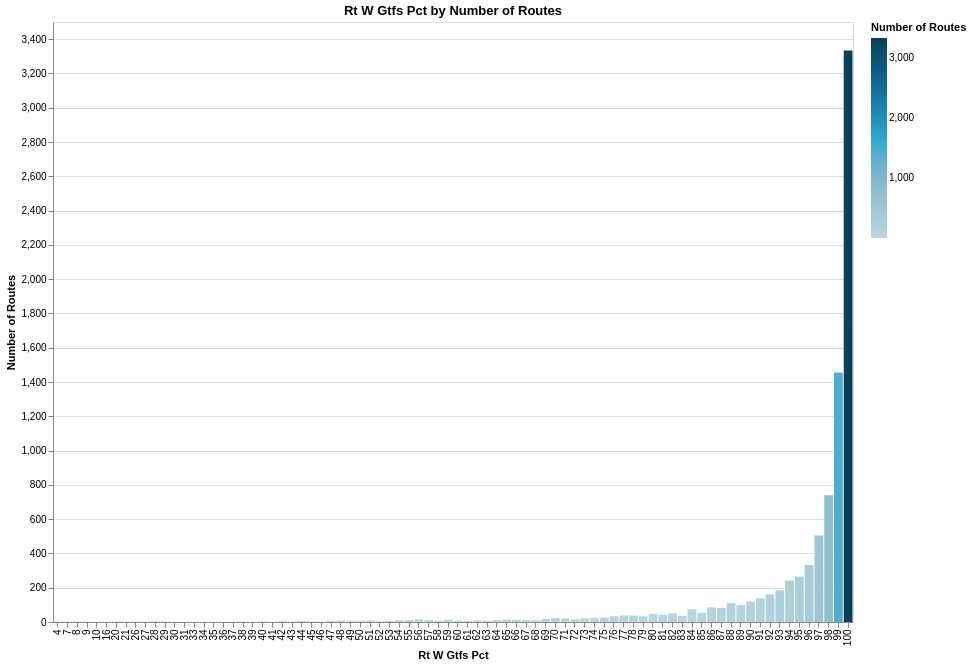

The notebook cell saved with this chart:
### Code cell
aggregate_chart(feb_routes2, "Rt W Gtfs Pct", "Route Id", "Number of Routes")

### Figure 1 — Vega-Lite specification as saved in the notebook (floating-point values rounded to 4 significant figures)
{"config": {"view": {"continuousWidth": 300, "continuousHeight": 300}}, "data": {"name": "data-611b15e8e244d76700b11fdcd9fb20b6"}, "mark": {"type": "bar"}, "encoding": {"color": {"field": "Number of Routes", "legend": {"title": "Number of Routes"}, "scale": {"range": ["#B9D6DF", "#8CBCCB", "#2EA8CE", "#136C97", "#0B405B"]}, "type": "quantitative"}, "x": {"field": "Rt W Gtfs Pct", "sort": "x", "title": "Rt W Gtfs Pct", "type": "ordinal"}, "y": {"field": "Number of Routes", "title": "Number of Routes", "type": "quantitative"}}, "height": 600, "title": "Rt W Gtfs Pct by Number of Routes", "width": 800, "$schema": "https://vega.github.io/schema/vega-lite/v5.14.1.json", "datasets": {"data-611b15e8e244d76700b11fdcd9fb20b6": [{"Rt W Gtfs Pct": 4.0, "Number of Routes": 2}, {"Rt W Gtfs Pct": 7.0, "Number of Routes": 2}, {"Rt W Gtfs Pct": 8.0, "Number of Routes": 2}, {"Rt W Gtfs Pct": 9.0, "Number of Routes": 2}, {"Rt W Gtfs Pct": 10.0, "Number of Routes": 1}, {"Rt W Gtfs Pct": 16.0, "Number of Routes": 1}, {"Rt W Gtfs Pct": 20.0, "Number of Routes": 3}, {"Rt W Gtfs Pct": 21.0, "Number of Routes": 2}, {"Rt W Gtfs Pct": 26.0, "Number of Routes": 2}, {"Rt W Gtfs Pct": 27.0, "Number of Routes": 2}, {"Rt W Gtfs Pct": 28.0, "Number of Routes": 4}, {"Rt W Gtfs Pct": 29.0, "Number of Routes": 2}, {"Rt W Gtfs Pct": 30.0, "Number of Routes": 1}, {"Rt W Gtfs Pct": 31.0, "Number of Routes": 1}, {"Rt W Gtfs Pct": 33.0, "Number of Routes": 1}, {"Rt W Gtfs Pct": 34.0, "Number of Routes": 1}, {"Rt W Gtfs Pct": 35.0, "Number of Routes": 1}, {"Rt W Gtfs Pct": 36.0, "Number of Routes": 1}, {"Rt W Gtfs Pct": 37.0, "Number of Routes": 2}, {"Rt W Gtfs Pct": 38.0, "Number of Routes": 2}, {"Rt W Gtfs Pct": 39.0, "Number of Routes": 1}, {"Rt W Gtfs Pct": 40.0, "Number of Routes": 3}, {"Rt W Gtfs Pct": 41.0, "Number of Routes": 1}, {"Rt W Gtfs Pct": 42.0, "Number of Routes": 4}, {"Rt W Gtfs Pct": 43.0, "Number of Routes": 3}, {"Rt W Gtfs Pct": 44.0, "Number of Routes": 6}, {"Rt W Gtfs Pct": 45.0, "Number of Routes": 3}, {"Rt W Gtfs Pct": 46.0, "Number of Routes": 2}, {"Rt W Gtfs Pct": 47.0, "Number of Routes": 6}, {"Rt W Gtfs Pct": 48.0, "Number of Routes": 8}, {"Rt W Gtfs Pct": 49.0, "Number of Routes": 6}, {"Rt W Gtfs Pct": 50.0, "Number of Routes": 7}, {"Rt W Gtfs Pct": 51.0, "Number of Routes": 9}, {"Rt W Gtfs Pct": 52.0, "Number of Routes": 4}, {"Rt W Gtfs Pct": 53.0, "Number of Routes": 6}, {"Rt W Gtfs Pct": 54.0, "Number of Routes": 10}, {"Rt W Gtfs Pct": 55.0, "Number of Routes": 11}, {"Rt W Gtfs Pct": 56.0, "Number of Routes": 16}, {"Rt W Gtfs Pct": 57.0, "Number of Routes": 11}, {"Rt W Gtfs Pct": 58.0, "Number of Routes": 6}, {"Rt W Gtfs Pct": 59.0, "Number of Routes": 14}, {"Rt W Gtfs Pct": 60.0, "Number of Routes": 7}, {"Rt W Gtfs Pct": 61.0, "Number of Routes": 5}, {"Rt W Gtfs Pct": 62.0, "Number of Routes": 9}, {"Rt W Gtfs Pct": 63.0, "Number of Routes": 6}, {"Rt W Gtfs Pct": 64.0, "Number of Routes": 11}, {"Rt W Gtfs Pct": 65.0, "Number of Routes": 14}, {"Rt W Gtfs Pct": 66.0, "Number of Routes": 13}, {"Rt W Gtfs Pct": 67.0, "Number of Routes": 12}, {"Rt W Gtfs Pct": 68.0, "Number of Routes": 10}, {"Rt W Gtfs Pct": 69.0, "Number of Routes": 18}, {"Rt W Gtfs Pct": 70.0, "Number of Routes": 23}, {"Rt W Gtfs Pct": 71.0, "Number of Routes": 21}, {"Rt W Gtfs Pct": 72.0, "Number of Routes": 16}, {"Rt W Gtfs Pct": 73.0, "Number of Routes": 21}, {"Rt W Gtfs Pct": 74.0, "Number of Routes": 25}, {"Rt W Gtfs Pct": 75.0, "Number of Routes": 26}, {"Rt W Gtfs Pct": 76.0, "Number of Routes": 34}, {"Rt W Gtfs Pct": 77.0, "Number of Routes": 38}, {"Rt W Gtfs Pct": 78.0, "Number of Routes": 37}, {"Rt W Gtfs Pct": 79.0, "Number of Routes": 33}, {"Rt W Gtfs Pct": 80.0, "Number of Routes": 46}, {"Rt W Gtfs Pct": 81.0, "Number of Routes": 42}, {"Rt W Gtfs Pct": 82.0, "Number of Routes": 51}, {"Rt W Gtfs Pct": 83.0, "Number of Routes": 36}, {"Rt W Gtfs Pct": 84.0, "Number of Routes": 74}, {"Rt W Gtfs Pct": 85.0, "Number of Routes": 53}, {"Rt W Gtfs Pct": 86.0, "Number of Routes": 85}, {"Rt W Gtfs Pct": 87.0, "Number of Routes": 81}, {"Rt W Gtfs Pct": 88.0, "Number of Routes": 110}, {"Rt W Gtfs Pct": 89.0, "Number of Routes": 98}, {"Rt W Gtfs Pct": 90.0, "Number of Routes": 119}, {"Rt W Gtfs Pct": 91.0, "Number of Routes": 138}, {"Rt W Gtfs Pct": 92.0, "Number of Routes": 161}, {"Rt W Gtfs Pct": 93.0, "Number of Routes": 185}, {"Rt W Gtfs Pct": 94.0, "Number of Routes": 241}, {"Rt W Gtfs Pct": 95.0, "Number of Routes": 265}, {"Rt W Gtfs Pct": 96.0, "Number of Routes": 332}, {"Rt W Gtfs Pct": 97.0, "Number of Routes": 505}, {"Rt W Gtfs Pct": 98.0, "Number of Routes": 740}, {"Rt W Gtfs Pct": 99.0, "Number of Routes": 1456}, {"Rt W Gtfs Pct": 100.0, "Number of Routes": 3334}]}}
